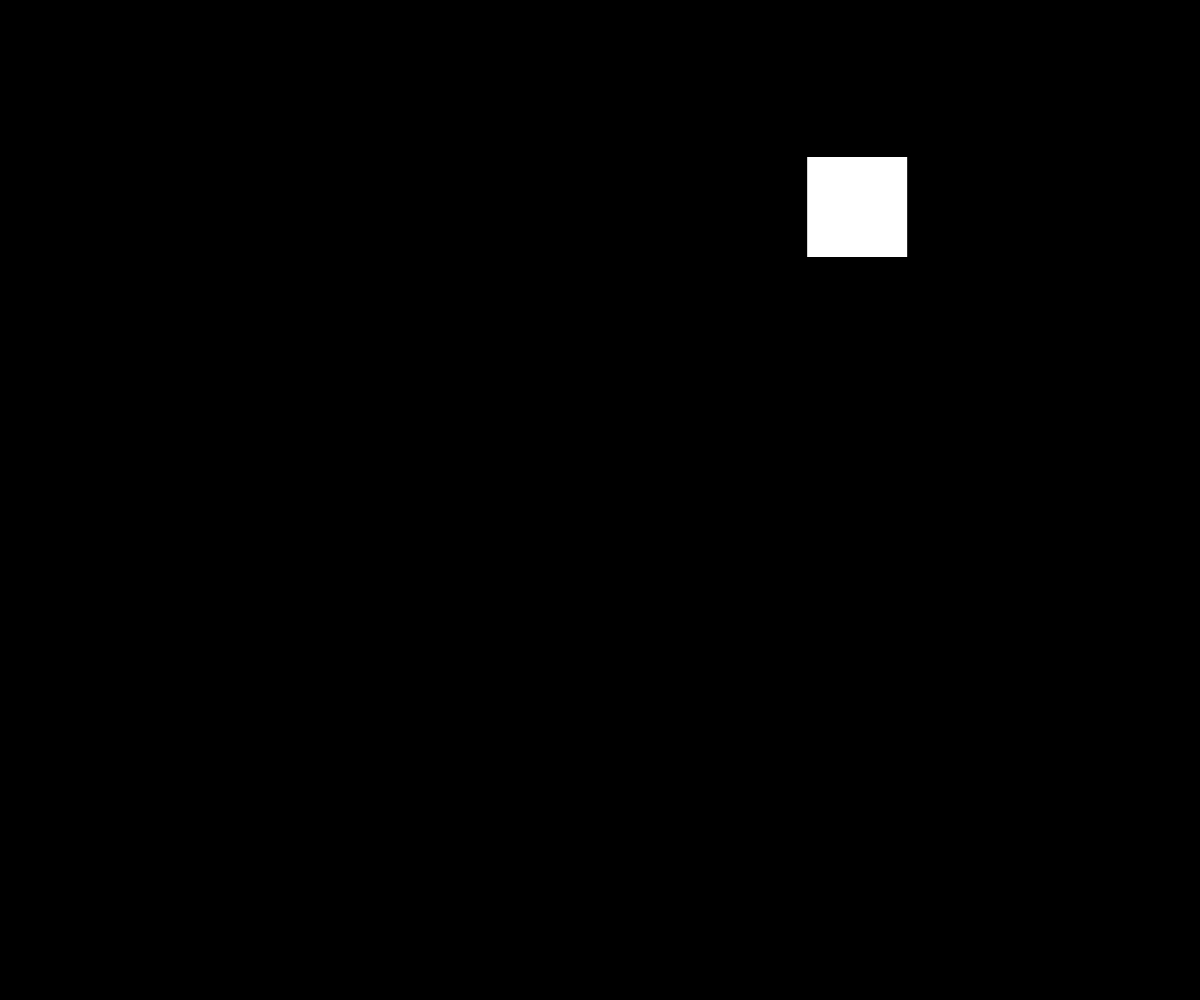
Frame 1 (no input)
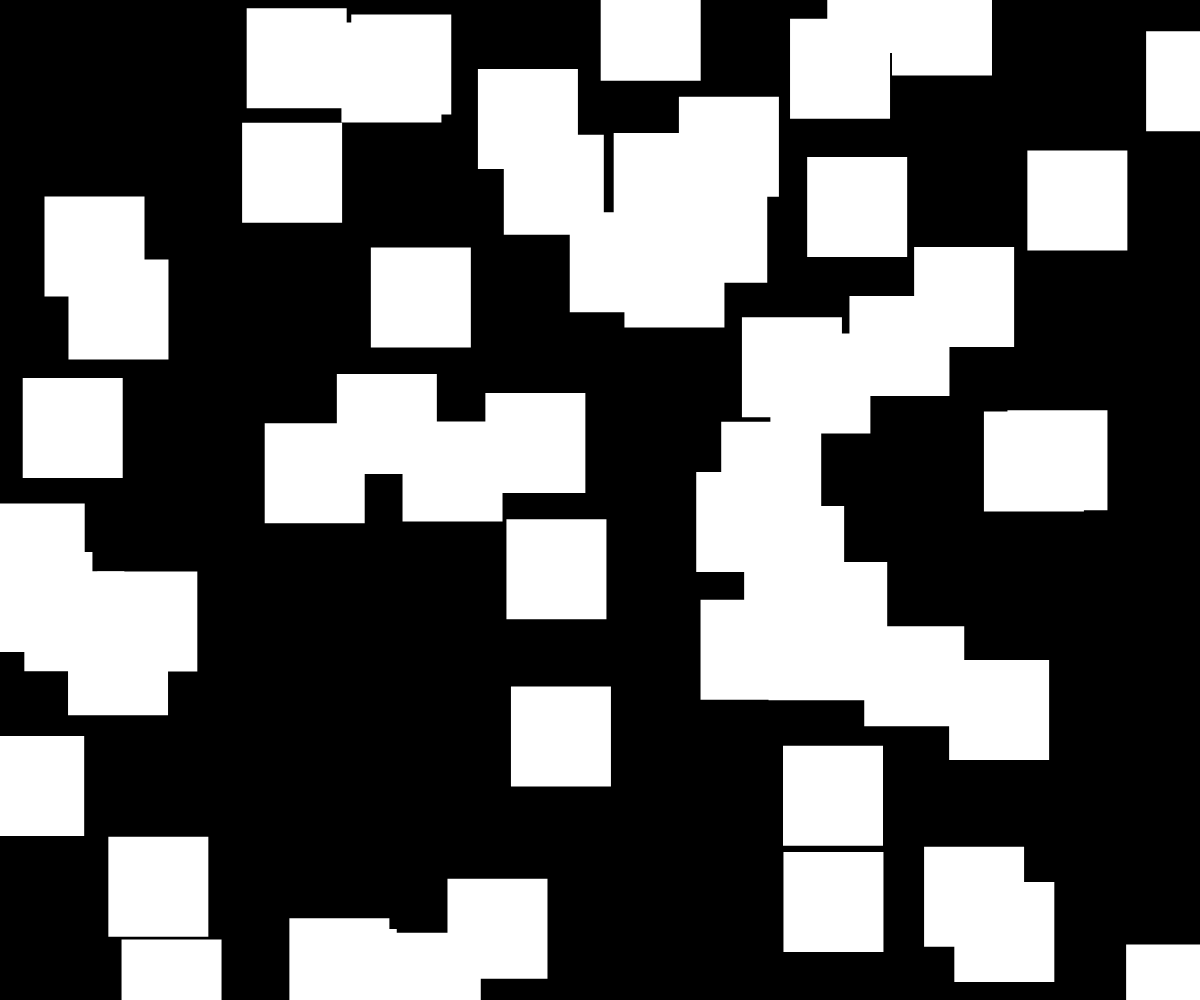
Frame 60 (no input)
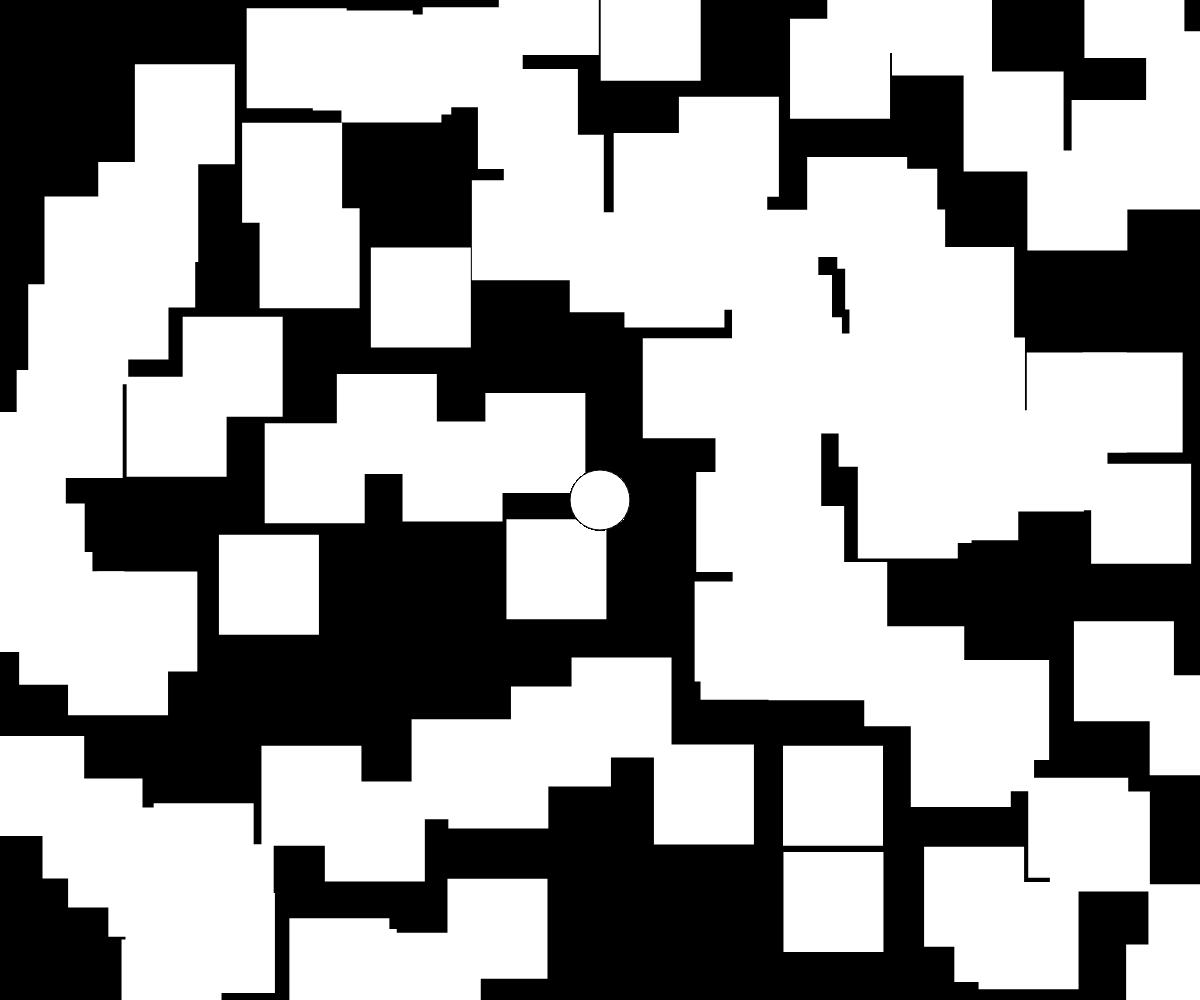
Frame 120 (the mouse pressed at the canvas centre since frame 60)

The p5.js sketch that drew these frames (run headless with seeded random() and noise() and a simulated clock; from frame 60 on, the mouse is pressed at the canvas centre):

// p5.js sketch
// ── sketch.js
let extraCanvas;
let x = 200;
let y = 200;
let squareSize = 100;

function setup() {
  createCanvas(windowWidth, windowHeight);
  extraCanvas = createGraphics(windowWidth, windowHeight);
  background(0);
}

function draw() {
  x = random(0, windowWidth);
  y = random(0, windowHeight);


  fill(255);
  noStroke();
  rectMode(CENTER);
  rect(x, y, squareSize);

  if (mouseIsPressed) {
    fill(255);
    noStroke();
    extraCanvas.ellipse(mouseX, mouseY, 60, 60);
  }

  image(extraCanvas, 0, 0);
}
